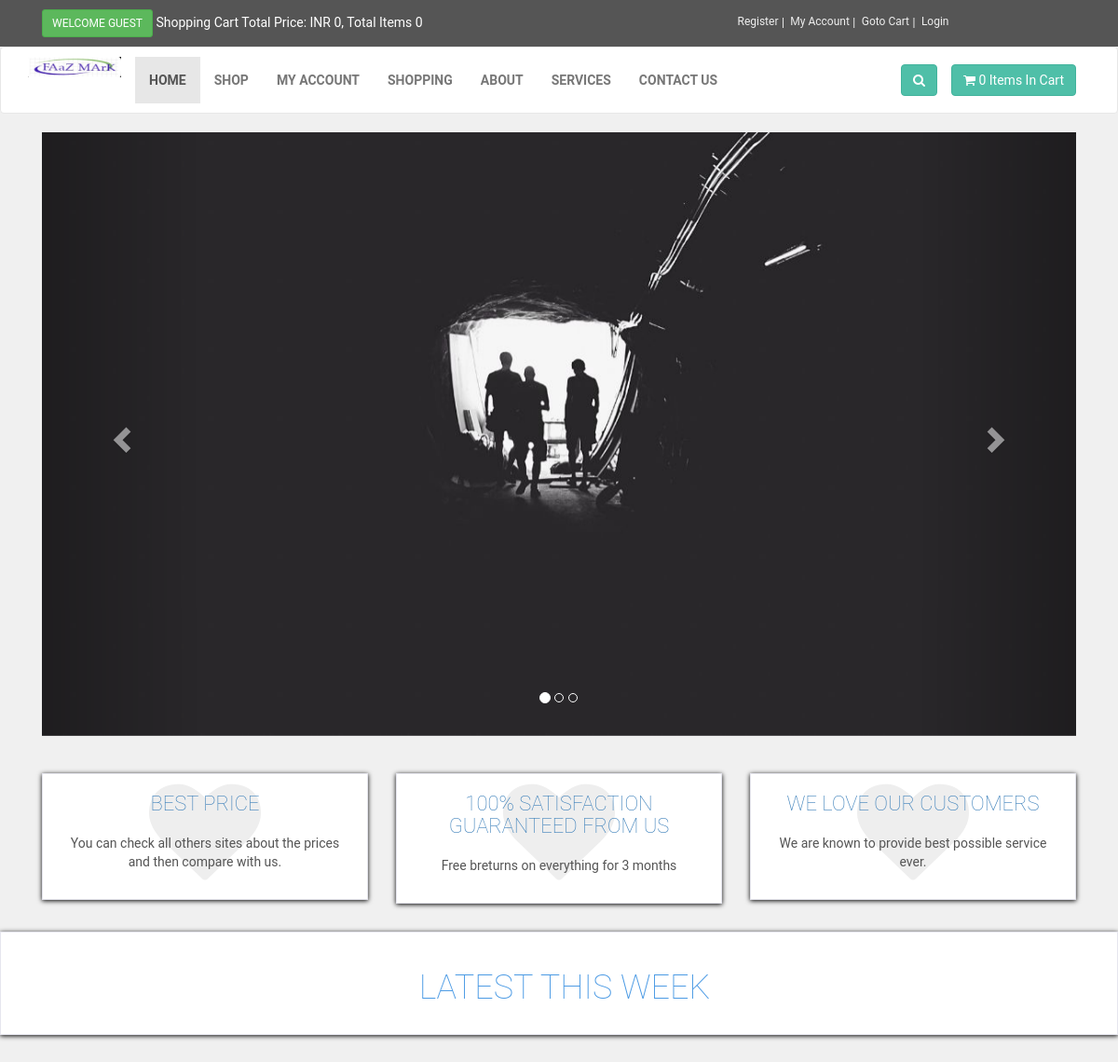
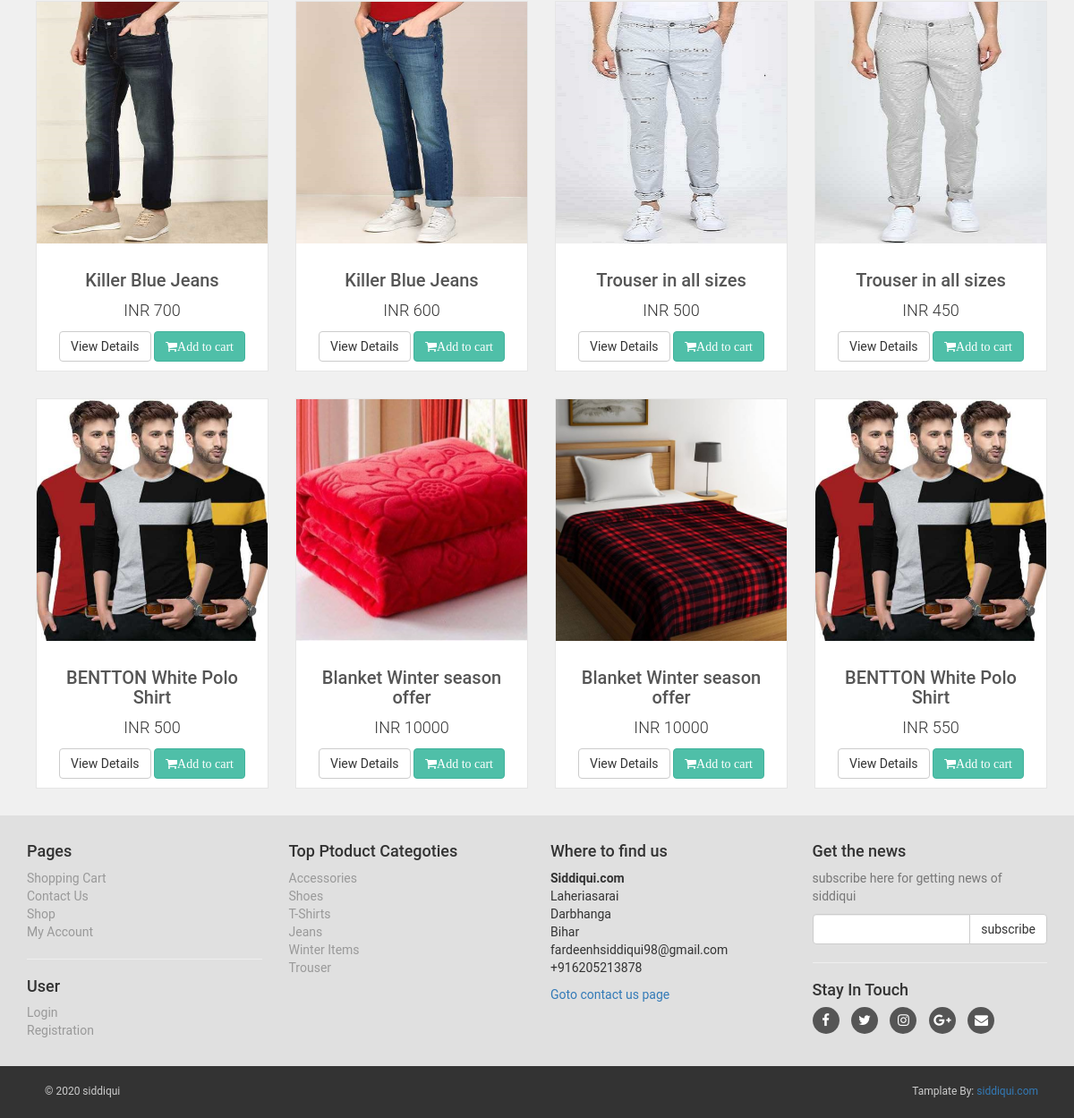
The page / on the database its author committed (2 pictures, top to bottom).
### tables this page shows
CREATE TABLE `slider` (
  `id` int(10) NOT NULL,
  `slider_name` varchar(255) NOT NULL,
  `slider_image` text NOT NULL,
  `slider_url` varchar(255) NOT NULL
);

CREATE TABLE `box_section` (
  `box_id` int(100) NOT NULL,
  `box_title` varchar(255) NOT NULL,
  `box_desc` varchar(255) NOT NULL
);

CREATE TABLE `products` (
  `product_id` int(10) NOT NULL,
  `p_cat_id` int(10) NOT NULL,
  `cat_id` int(10) NOT NULL,
  `date` timestamp NOT NULL DEFAULT current_timestamp() ON UPDATE current_timestamp(),
  `product_title` text NOT NULL,
  `product_img1` text NOT NULL,
  `product_img2` text NOT NULL,
  `product_img3` text NOT NULL,
  `product_price` int(10) NOT NULL,
  `product_desc` text NOT NULL,
  `product_keyword` text NOT NULL
);

CREATE TABLE `product_categories` (
  `p_cat_id` int(10) NOT NULL,
  `p_cat_title` text NOT NULL,
  `p_cat_desc` text NOT NULL
);

### functions/functions.php (the view, shortened to what this page needs)
<?php
  $con = mysqli_connect("localhost","root","","ecom");
  function getUserIP() {
      switch (true){
        default : return $_SERVER['REMOTE_ADDR'];
        }
    }
    function item(){
        global $con;
        $ip_add = getUserIP();
        $get_items = "select * from cart where ip_add='$ip_add'";
        $run_item = mysqli_query($con,$get_items);
        $count = mysqli_num_rows($run_item);
        echo "$count";
    }
    function totalPrice(){
        $total = 0;
        echo $total;
    }
  function getPro(){
    global $con;
    $get_product = "select * from products order by 1 DESC LIMIT 0,8";
    $run_product = mysqli_query($con,$get_product);
    while($row_product=mysqli_fetch_array($run_product)){
        $pro_id = $row_product['product_id'];
        $pro_title = $row_product['product_title'];
        $pro_price = $row_product['product_price'];
        $pro_img1 = $row_product['product_img1'];
        echo "
                <div class='col-md-4 col-sm-6 single'>
                    <div class='product'>
                        <a href='details.php?pro_id=$pro_id'>
                            <img src='admin_area/product_images/$pro_img1' class='img-responsive image-resize'>
                            <div class='text'>
                                <h3><a href='details.php?pro_id=$pro_id'>$pro_title</a></h3>
                                <p class='price'>INR $pro_price</p>
                                <p class='buttons'>
                                    <a href='details.php?pro_id=$pro_id' class='btn btn-default'>View Details</a>
                                    <a href='details.php?pro_id=$pro_id' class='btn btn-primary'>
                                        <i class='fa fa-shopping-cart'>Add to cart</i>
                                    </a>
                                </p>
                            </div>
                        </a>
                    </div>
                </div>
            ";
    }
  }
?>

### index.php (shortened to what this page needs)
<?php
    include("functions/functions.php");
?>
<!DOCTYPE html>
<html lang="en">
<head>
    <link rel="stylesheet" href="https://maxcdn.bootstrapcdn.com/bootstrap/3.4.1/css/bootstrap.min.css">
    <link rel="stylesheet" href="https://stackpath.bootstrapcdn.com/font-awesome/4.7.0/css/font-awesome.min.css">
    <link rel="stylesheet" href="styles/style.css">
</head>
<body>
    <div id="top" >
        <div class="container">
            <div class="col-md-6 offer">
                <a href="#" class="btn btn-success btn-sm">
                    <?php
                        if(!isset($_SESSION['customer_email'])){
                            echo " Welcome Guest";
                        }else{
                            echo "Welcome: " .$_SESSION['customer_email']. "";
                        }
                    ?>
                </a>
                <a href="#">Shopping Cart Total Price: INR <?php totalPrice() ?>, Total Items <?php item(); ?></a>
            </div>
            <div class="col-md-6">
                <ul class="menu">
                    <li>
                        <a href="customer_registration.php">Register</a>
                    </li>
                    <li>
                        <?php
                            if(!isset($_SESSION['customer_email'])){
                                echo "<a href='checkout.php'>My Account</a>";
                            }else{
                                echo "<a href='customers/my_account.php?my_order'>My Account</a>";
                            }
                        ?>
                    </li>
                    <li>
                        <a href="cart.php">Goto Cart</a>
                    </li>
                    <li>
                        <?php
                            if(!isset($_SESSION['customer_email'])){
                                echo "<a href='checkout.php'>Login</a>";
                            }else{
                                echo "<a href='logout.php'>Logout</a>";
                            }
                        ?>
                    </li>
                </ul>
            </div>
        </div>
    </div>
    <div class="navbar navbar-default" id="navbar">
        <div class="container">
            <div class="navbar-header">
                <a href="index.php" class="navbar-brand home">
                    <img src="images/FaAz.jpeg" alt="FaAzMarK" class="hidden-xs img-responsive" width="100" height="100">
                </a>
            </div>
            <div class="navbar-collapse collapse" id="navigation">
                <div class="padding-nav">
                    <ul class="nav navbar-nav navbar-left">
                        <li class="active">
                            <a href="index.php">Home</a>
                        </li>
                        <li>
                            <a href="shop.php">Shop</a>
                        </li>
                        <li>
                            <?php
                            if(!isset($_SESSION['customer_email'])){
                                echo "<a href='checkout.php'>My Account</a>";
                            }else{
                                echo "<a href='customers/my_account.php?my_order'>My Account</a>";
                            }
                            ?>
                        </li>
                        <li>
                            <a href="cart.php">Shopping</a>
                        </li>
                        <li>
                            <a href="#">About</a>
                        </li>
                        <li>
                            <a href="#">Services</a>
                        </li>
                        <li>
                            <a href="contactus.php">Contact Us</a>
                        </li>
                    </ul>
                </div>
                <a href="cart.php" class="btn btn-primary navbar-btn right">
                    <i class="fa fa-shopping-cart"></i>
                    <span><?php item(); ?> Items In Cart</span>
                </a>
                <div class="navbar-collapse collapse right">
                    <button class="btn navbar-btn btn-primary" type="button" data-toggle="collapse" data-target="#search">
                        <i class="fa fa-search"></i>
                    </button>
                </div>
            </div>
        </div>
    </div>
<div class="container" id="slider">
    <div class="col-md-12">
        <div id="myCarousel" class="carousel slide" data-ride="carousel">
            <ol class="carousel-indicators">
                <li data-target="#myCarousel" data-slide-to="0" class="active"></li>
                <li data-target="#myCarousel" data-slide-to="1"></li>
                <li data-target="#myCarousel" data-slide-to="2"></li>
            </ol>
            <div class="carousel-inner">
                <?php
                    $get_slider = "select * from slider LIMIT 0,1";
                    $run_slider = mysqli_query($con,$get_slider);
                    while($row=mysqli_fetch_array($run_slider)){
                        $slider_image = $row['slider_image'];
                        $slider_url = $row['slider_url'];
                        echo "<div class='item active'>
                            <a href='$slider_url'>
                               <img src='admin_area/slider_images/$slider_image'></a>
                               </div>";
                    }
                ?>
            </div>
            <a class="left carousel-control" href="#myCarousel" data-slide="prev">
                <span class="glyphicon glyphicon-chevron-left"></span>
            </a>
            <a class="right carousel-control" href="#myCarousel" data-slide="next">
                <span class="glyphicon glyphicon-chevron-right"></span>
            </a>
        </div>
    </div>
</div>
<div id="advantage">
    <div class="container">
        <div class="same-height-row">
            <?php
                $get_box = "select * from box_section";
                $run_box = mysqli_query($con,$get_box);
                while($row=mysqli_fetch_array($run_box)){
                    $box_title = $row['box_title'];
                    $box_desc = $row['box_desc'];
            ?>
                <div class="col-sm-4">
                    <div class="box same-height">
                        <div class="icon">
                            <i class="fa fa-heart"></i>
                        </div>
                        <h3><a href="#"><?php echo $box_title; ?></a></h3>
                        <p><?php echo $box_desc; ?></p>
                    </div>
                </div>
            <?php } ?>
        </div>
    </div>
</div>
<div id="hotbox">
    <div class="box">
        <div class="container">
            <div class="col-md-12">
                <h2>Latest this week</h2>
            </div>
        </div>
    </div>
</div>
<div id="content" class="container">
    <div class="row">
        <?php
            getPro();
        ?>
    </div>
</div>
<?php
include("includes/footer.php");
?>
</body>
</html>

### includes/footer.php (shortened to what this page needs)
<div id="footer">
    <div class="container">
        <div class="row">
            <div class="col-md-3 col-sm-6">
                <h4>Pages</h4>
                <ul>
                    <li><a href="cart.php">Shopping Cart</a></li>
                    <li><a href="contact.php">Contact Us</a></li>
                    <li><a href="shop.php">Shop</a></li>
                    <li><a href="checkout.php">My Account</a></li>
                </ul>
                <hr>
                <h4>User</h4>
                <ul>
                    <li><a href="checkout.php">Login</a></li>
                    <li><a href="customer_registration.php">Registration</a></li>
                </ul>
            </div>
            <div class="col-md-3 col-sm-6">
                <h4>Top Ptoduct Categoties</h4>
                <ul>
                    <?php
                        $get_p_cats = "select *from product_categories";
                        $run_p_cats = mysqli_query($con,$get_p_cats);
                        while($row_p_cats=mysqli_fetch_array($run_p_cats)){
                            $p_cat_id = $row_p_cats['p_cat_id'];
                            $p_cat_title = $row_p_cats['p_cat_title'];
                            echo "<li><a href='shop.php?p_cat=$p_cat_id'>$p_cat_title</a></li>";
                        }
                    ?>
                </ul>
            </div>
            <div class="col-md-3 col-sm-6">
                <h4>Where to find us</h4>
                <p>
                    <strong>Siddiqui.com</strong>
                    <br>Laheriasarai
                    <br>Darbhanga
                    <br>Bihar
                    <br>fardeenhsiddiqui98@gmail.com
                    <br>+916205213878
                </p>
                <a href="contactus.php">Goto contact us page</a>
            </div>
            <div class="col-md-3 col-sm-6">
                <h4>Get the news</h4>
                <p class="text-muted">subscribe here for getting news of siddiqui</p>
                <form action="" method="post">
                    <div class="input-group">
                        <input type="text" name="email" class="form-control">
                        <span class="input-group-btn">
                            <input type="submit" class="btn btn-default" value="subscribe">
                        </span>
                    </div>
                </form>
                <hr>
                <h4>Stay In Touch</h4>
                <p class="social">
                    <a href="#"><i class="fa fa-facebook"></i></a>
                    <a href="#"><i class="fa fa-twitter"></i></a>
                    <a href="#"><i class="fa fa-instagram"></i></a>
                    <a href="#"><i class="fa fa-google-plus"></i></a>
                    <a href="#"><i class="fa fa-envelope"></i></a>
                </p>
            </div>
        </div>
    </div>
</div>
<div id="copyright">
    <div class="container">
        <div class="col-md-6">
            <p class="pull-left">
                &copy; 2020 siddiqui
            </p>
        </div>
        <div class="col-md-6">
            <p class="pull-right">
                Tamplate By: <a href="www.siddiqui.com">siddiqui.com</a>
            </p>
        </div>
    </div>
</div>

### styles/style.css (style rules this page uses)
body { font-family: "Roboto", Arial, Helvetica, sans-serif; font-size: 14px; line-height: 1.42857143; color: #333333; background: #f0f0f0; }
#top { background-color: #555555; padding: 10px 0; }
#top .offer { color:#fff; }
#top .offer .btn { text-transform: uppercase; }
#top a { color:#fff; }
#top ul.menu { padding-top: 5px; margin: 0; text-align: right; font-size: 12px; list-style: none; }
#top ul.menu { text-align: center; }
#top ul.menu > li { display:inline-block; }
#top ul.menu > li a { color: #eeeeee; }
#top ul.menu > li + li::before { content: "|\00a0"; padding: 0.5px; color: #f7f7f7; }
.navbar { background: white; }
.navbar-collapse .right { float: right; }
.navbar-brand { float: left; padding: 10px 15px; font-size: 18px; line-height: 20px; height: 70px; }
.navbar ul.nav > li > a { text-transform: uppercase; font-weight: bold; font-size: 14px; }
.padding-nav { padding-top: 10px; }
.btn-primary { color:rgb(255, 255,255); background-color: #4fbfa8; border-color: rgb(65,179,156); }
#slider { margin-bottom: 40px; }
.box { background: #fff; margin: 0 0 30px; border: solid 1px #e6e6ee; padding: 20px; box-shadow: 0 1px 5px rgba(0, 0, 0, 1); }
#advantage { text-align: center; }
#advantage .box .icon { position: absolute; font-size: 120px; width: 100%; text-align: center; top: -20px; left: 0; height: 100%; float: left; color: #eeeeee; transition: all 0.2s ease-out; z-index: 1; box-sizing: border-box; }
#advantage .box h3 { position: relative; font-size: 22px; margin: 0 0 20px; font-weight: 250; text-transform: uppercase; z-index: 2; }
#advantage .box p { position: relative; color: #555555; z-index: 2; }
#hotbox h2 { text-transform: uppercase; font-size: 36px; color: #4999e4; font-weight: 100; text-align: center; }
#content { padding-left: 25px; }
.single { width: 290px; }
.image-resize { height:270px; object-fit: cover; object-position: center center; }
#content .product { background: #fff; border: solid 1px #e6e6e6; box-sizing: border-box; margin-bottom: 30px; }
#content .product .text p.price { font-size: 18px; text-align: center; font-weight: 300; }
#content .product .text .buttons { clear: both; text-align: center; }
#content .product .text h3 { text-align: center; font-size: 20px; }
#content .product .text h3 a { color: rgb(85, 85,85); }
#content .product .text { padding: 10px 10px 0px; }
#footer { background: #e0e0e0; padding: 20px 0; }
#footer ul { padding-left: 0; list-style: none; }
#footer ul a { color: #999999; padding: 20px 0; }
#footer .social { text-align: left; }
#footer .social a { margin: 0 10px 0 0; color: #fff; display: inline-block; width: 30px; height: 30px; border-radius: 15px; line-height: 30px; font-size: 15px; text-align: center; transform: all 0.2s ease-out; vertical-align: bottom; background-color: #555555; }
#copyright { background: #333; color: #ccc; padding: 20px; font-size: 12px; }
#copyright p { margin: 0; }

### rows shown on the page
slider: slider_image (picture)
box_section: box_title "BEST PRICE", box_desc "You can check all others sites about the prices and then compare with us."
box_section: box_title "100% SATISFACTION GUARANTEED FROM US", box_desc "Free breturns on everything for 3 months"
box_section: box_title "WE LOVE OUR CUSTOMERS", box_desc "We are known to provide best possible service ever."
products: product_img1 (picture), product_title "Killer Blue Jeans", product_price "700"
products: product_img1 (picture), product_title "Killer Blue Jeans", product_price "600"
products: product_img1 (picture), product_title "Trouser in all sizes", product_price "500"
products: product_img1 (picture), product_title "Trouser in all sizes", product_price "450"
products: product_img1 (picture), product_title "BENTTON White Polo Shirt", product_price "500"
products: product_img1 (placeholder picture), product_title "Blanket Winter season offer", product_price "10000"
products: product_img1 (placeholder picture), product_title "Blanket Winter season offer", product_price "10000"
products: product_img1 (picture), product_title "BENTTON White Polo Shirt", product_price "550"
product_categories: p_cat_title "Accessories"
product_categories: p_cat_title "Shoes"
product_categories: p_cat_title "T-Shirts"
product_categories: p_cat_title "Jeans"
product_categories: p_cat_title "Winter Items"
product_categories: p_cat_title "Trouser"

### other values the page prints
$total "0"
$count "0 0"
